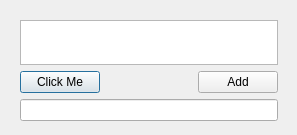
<?xml version="1.0" encoding="UTF-8"?>
<ui version="4.0">
 <class>Dialog</class>
 <widget class="QDialog" name="Dialog">
  <property name="geometry">
   <rect>
    <x>0</x>
    <y>0</y>
    <width>297</width>
    <height>135</height>
   </rect>
  </property>
  <property name="windowTitle">
   <string>Dialog</string>
  </property>
  <widget class="QWidget" name="">
   <property name="geometry">
    <rect>
     <x>20</x>
     <y>20</y>
     <width>258</width>
     <height>101</height>
    </rect>
   </property>
   <layout class="QVBoxLayout" name="verticalLayout">
    <item>
     <widget class="QListWidget" name="listWidget"/>
    </item>
    <item>
     <layout class="QHBoxLayout" name="horizontalLayout">
      <item>
       <widget class="QPushButton" name="pushButton">
        <property name="text">
         <string>Click Me</string>
        </property>
       </widget>
      </item>
      <item>
       <spacer name="horizontalSpacer">
        <property name="orientation">
         <enum>Qt::Horizontal</enum>
        </property>
        <property name="sizeHint" stdset="0">
         <size>
          <width>40</width>
          <height>20</height>
         </size>
        </property>
       </spacer>
      </item>
      <item>
       <widget class="QPushButton" name="pushButton_2">
        <property name="text">
         <string>Add</string>
        </property>
       </widget>
      </item>
     </layout>
    </item>
    <item>
     <widget class="QLineEdit" name="lineEdit"/>
    </item>
   </layout>
  </widget>
 </widget>
 <resources/>
 <connections/>
</ui>
